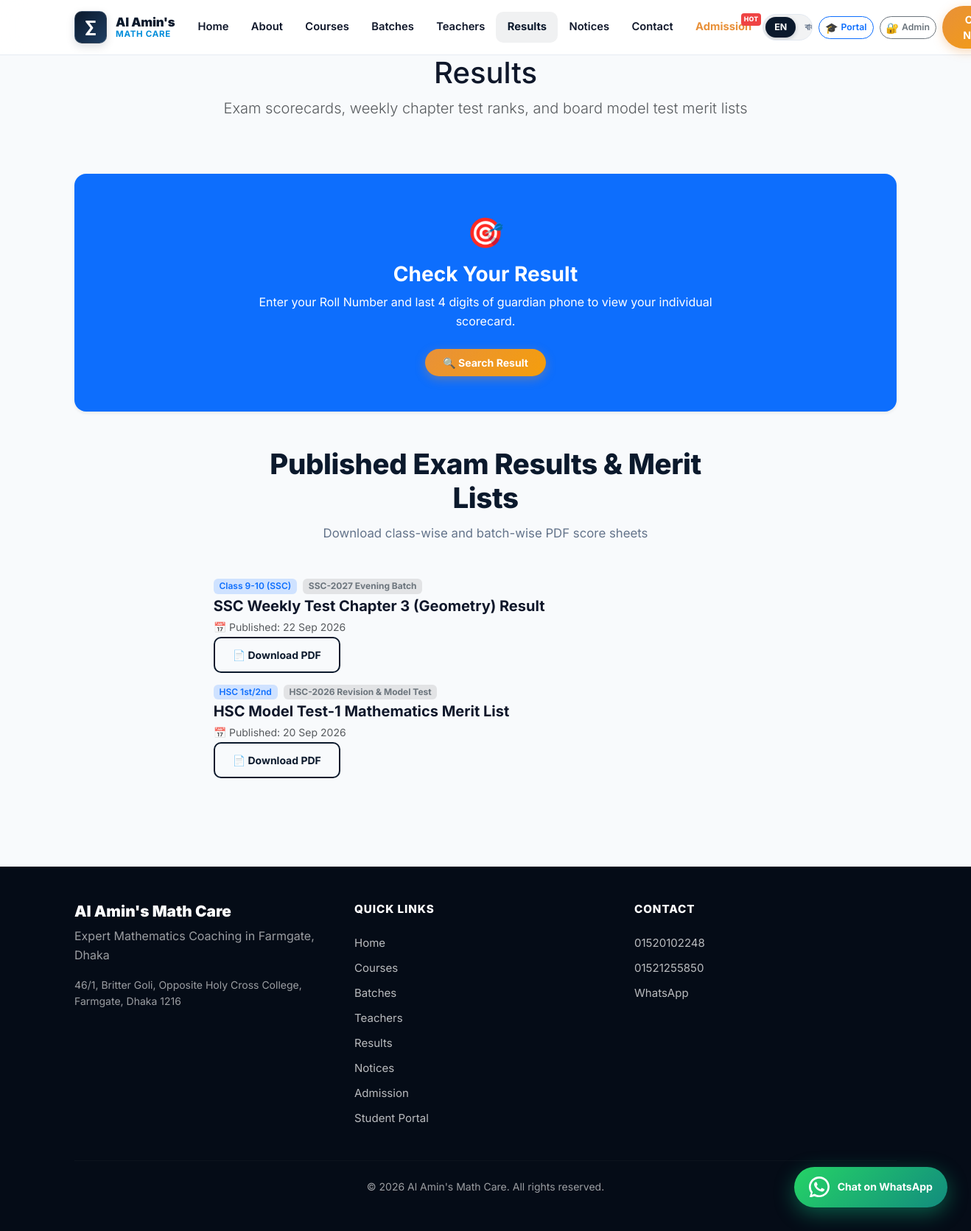
The app's page /results.php with its own data.
### tables this page shows
CREATE TABLE IF NOT EXISTS `results` (
  `id` INT UNSIGNED AUTO_INCREMENT PRIMARY KEY,
  `exam_title_en` VARCHAR(255) NOT NULL,
  `exam_title_bn` VARCHAR(255) DEFAULT NULL,
  `batch_id` INT UNSIGNED NULL,
  `class_level` VARCHAR(50) NOT NULL,
  `file_path` VARCHAR(255) NOT NULL,
  `published_date` DATE NOT NULL,
  `is_deleted` TINYINT(1) DEFAULT 0,
  `created_at` TIMESTAMP DEFAULT CURRENT_TIMESTAMP,
  FOREIGN KEY (`batch_id`) REFERENCES `batches`(`id`) ON DELETE SET NULL
);

CREATE TABLE IF NOT EXISTS `batches` (
  `id` INT UNSIGNED AUTO_INCREMENT PRIMARY KEY,
  `course_id` INT UNSIGNED NOT NULL,
  `branch_id` INT UNSIGNED NOT NULL,
  `teacher_id` INT UNSIGNED NOT NULL,
  `batch_name` VARCHAR(100) NOT NULL,
  `batch_name_bn` VARCHAR(100) DEFAULT NULL,
  `class_days` VARCHAR(100) NOT NULL,
  `start_time` TIME NOT NULL,
  `end_time` TIME NOT NULL,
  `start_date` DATE NOT NULL,
  `total_seats` SMALLINT UNSIGNED NOT NULL DEFAULT 30,
  `available_seats` SMALLINT UNSIGNED NOT NULL DEFAULT 30,
  `admission_status` ENUM('open', 'full', 'closed') DEFAULT 'open',
  `status` ENUM('upcoming', 'running', 'completed') DEFAULT 'upcoming',
  `is_deleted` TINYINT(1) DEFAULT 0,
  `created_at` TIMESTAMP DEFAULT CURRENT_TIMESTAMP,
  FOREIGN KEY (`course_id`) REFERENCES `courses`(`id`) ON DELETE CASCADE,
  FOREIGN KEY (`branch_id`) REFERENCES `branches`(`id`) ON DELETE CASCADE,
  FOREIGN KEY (`teacher_id`) REFERENCES `teachers`(`id`) ON DELETE RESTRICT
);

### includes/i18n.php (called while the page is built, shortened)
<?php
function app_config(): array
{
    static $config = null;
    if ($config === null) {
        $config = require __DIR__ . '/../config/app.php';
    }
    return $config;
}
function current_locale(): string
{
    $config = app_config();
    $locale = $_GET['lang'] ?? $_COOKIE['site_lang'] ?? $_COOKIE['locale'] ?? $config['default_locale'];
    return $locale;
}
function load_translations(string $locale): array
{
    $file = __DIR__ . '/../lang/' . $locale . '.php';
    return require $file;
}
function init_i18n(): void
{
    $config = app_config();
    $locale = current_locale();
    $translations = load_translations($locale);
}
function __(string $key, array $replace = []): string
{
    global $translations, $locale;
    $text = $translations[$key] ?? $key;
    foreach ($replace as $search => $value) {
        $text = str_replace(':' . $search, (string) $value, $text);
    }
    return $text;
}
function base_url(string $path = ''): string
{
    $base = rtrim(app_config()['base_url'] ?? '', '/');
    $path = ltrim($path, '/');
    return $base . ($path !== '' ? '/' . $path : '');
}
function get_current_lang(): string
{
    global $locale;
    return $locale ?? 'en';
}
function content(?array $row, string $field): string
{
    $current = get_current_lang();
    $localizedField = "{$field}_{$current}";
    if (!empty($row[$localizedField])) {
        return (string) $row[$localizedField];
    }
    return (string) ($row[$field] ?? '');
}

### includes/helpers.php (called while the page is built, shortened)
<?php
function e(?string $value): string
{
    return htmlspecialchars($value ?? '', ENT_QUOTES | ENT_SUBSTITUTE, 'UTF-8');
}
function format_date(string $date, string $format = 'd M Y'): string
{
    $ts = strtotime($date);
    return $ts !== false ? date($format, $ts) : $date;
}
function config_tagline(): string
{
    $locale = function_exists('get_current_lang') ? get_current_lang() : 'en';
    $config = app_config();
    return $locale === 'bn' ? $config['site_tagline_bn'] : $config['site_tagline_en'];
}

### results.php (the view, shortened to what this page needs)
<?php
require_once __DIR__ . '/includes/db.php';
require_once __DIR__ . '/includes/i18n.php';
require_once __DIR__ . '/includes/helpers.php';
try {
    $pdo = db();
    $results = $pdo->query('
        SELECT r.*, b.batch_name, b.batch_name_bn
        FROM results r
        LEFT JOIN batches b ON r.batch_id = b.id
        WHERE r.is_deleted = 0
        ORDER BY r.published_date DESC
    ')->fetchAll();
} catch (Throwable $e) {
    $results = [];
}
require __DIR__ . '/includes/header.php';
?>
<section class="page-hero">
    <div class="container text-center">
        <h1><?= e(__('nav_results')) ?></h1>
        <p class="text-muted mb-0 lead">
            <?= $locale === 'bn' ? 'সাপ্তাহিক ও মাসিক পরীক্ষার ফলাফল এবং বোর্ড স্ট্যান্ডার্ড মূল্যায়ন শিট' : 'Exam scorecards, weekly chapter test ranks, and board model test merit lists' ?>
        </p>
    </div>
</section>
<section class="section">
    <div class="container">
        <div class="card border-0 shadow-sm rounded-4 p-4 p-md-5 mb-5 bg-primary text-white text-center">
            <div class="max-w-600 mx-auto" style="max-width: 650px;">
                <span class="fs-1">🎯</span>
                <h2 class="h3 fw-bold mt-2 mb-2"><?= e(__('results_lookup_title')) ?></h2>
                <p class="opacity-90 mb-4">
                    <?= $locale === 'bn' ? 'আপনার রোল নম্বর ও অভিভাবকের মোবাইল নম্বরের শেষ ৪ ডিজিট দিয়ে তাৎক্ষণিক ব্যক্তিগত মার্কশিট দেখুন।' : 'Enter your Roll Number and last 4 digits of guardian phone to view your individual scorecard.' ?>
                </p>
                <a href="<?= e(base_url('results-lookup.php')) ?>" class="btn btn-cta btn-lg px-4 fw-bold">
                    🔍 <?= e(__('results_search_btn')) ?>
                </a>
            </div>
        </div>
        <div class="section-header">
            <h2><?= $locale === 'bn' ? 'প্রকাশিত মেধা তালিকা ও রেজাল্ট শিট' : 'Published Exam Results & Merit Lists' ?></h2>
            <p><?= $locale === 'bn' ? 'ক্লাস ও ব্যাচ অনুযায়ী পিডিএফ রেজাল্ট শিট ডাউনলোড করুন' : 'Download class-wise and batch-wise PDF score sheets' ?></p>
        </div>
        <div class="row g-3 justify-content-center">
            <?php if (empty($results)): ?>
            <div class="col-12 text-center py-5">
                <p class="text-muted fs-5"><?= $locale === 'bn' ? 'বর্তমানে কোনো ফলাফল শিট প্রকাশিত হয়নি।' : 'No published result sheets available at the moment.' ?></p>
            </div>
            <?php else: ?>
            <?php foreach ($results as $res):
                $resTitle = content($res, 'exam_title');
                $bName = $locale === 'bn' && !empty($res['batch_name_bn']) ? $res['batch_name_bn'] : ($res['batch_name'] ?? '');
            ?>
            <div class="col-md-8">
                <div class="result-card">
                    <div>
                        <div class="d-flex align-items-center gap-2 mb-1">
                            <span class="badge bg-primary-subtle text-primary fw-semibold small"><?= e($res['class_level']) ?></span>
                            <?php if (!empty($bName)): ?>
                                <span class="badge bg-secondary-subtle text-secondary small"><?= e($bName) ?></span>
                            <?php endif; ?>
                        </div>
                        <h3 class="h5 fw-bold mb-1"><?= e($resTitle) ?></h3>
                        <span class="text-muted small">📅 <?= $locale === 'bn' ? 'প্রকাশের তারিখ' : 'Published' ?>: <?= e(format_date($res['published_date'])) ?></span>
                    </div>
                    <div>
                        <a class="btn btn-outline-custom btn-sm" href="<?= e(base_url($res['file_path'])) ?>" target="_blank" rel="noopener">
                            📄 <?= e(__('btn_download')) ?> PDF
                        </a>
                    </div>
                </div>
            </div>
            <?php endforeach; ?>
            <?php endif; ?>
        </div>
    </div>
</section>
<?php require __DIR__ . '/includes/footer.php'; ?>

### assets/css/main.css (style rules this page uses)
:root { --primary: #0b192c; --primary-dark: #050c17; --primary-light: #1e3e62; --primary-surface: #f0f4f9; --accent-cyan: #008dda; --accent-cyan-light: #41b06e; --accent-cyan-glow: rgba(0, 141, 218, 0.25); --accent-gold: #f59e0b; --accent-amber: #e8913a; --accent-hover: #d97706; --success: #10b981; --success-bg: #ecfdf5; --success-border: #a7f3d0; --success-text: #065f46; --urgent: #ef4444; --urgent-bg: #fef2f2; --urgent-border: #fecaca; --urgent-text: #991b1b; --bg: #f8fafc; --surface: #ffffff; --surface-glass: rgba(255, 255, 255, 0.85); --surface-glass-dark: rgba(11, 25, 44, 0.78); --border: #e2e8f0; --border-glass: rgba(255, 255, 255, 0.25); --border-hover: rgba(0, 141, 218, 0.35); --text: #0f172a; --text-muted: #64748b; --text-soft: #94a3b8; --shadow-sm: 0 2px 4px rgba(11, 25, 44, 0.04); --shadow-md: 0 6px 16px -2px rgba(11, 25, 44, 0.07), 0 2px 6px -1px rgba(11, 25, 44, 0.04); --shadow-lg: 0 14px 28px -4px rgba(11, 25, 44, 0.09), 0 8px 12px -3px rgba(11, 25, 44, 0.05); --shadow-hover: 0 22px 38px -6px rgba(11, 25, 44, 0.14), 0 12px 18px -4px rgba(0, 141, 218, 0.08); --shadow-glow-cyan: 0 0 25px rgba(0, 141, 218, 0.35); --shadow-glow-whatsapp: 0 8px 28px rgba(16, 185, 129, 0.45); --radius-sm: 10px; --radius-md: 16px; --radius-lg: 24px; --radius-pill: 9999px; --font-en: 'Inter', system-ui, -apple-system, sans-serif; --font-bn: 'Noto Sans Bengali', 'Inter', system-ui, sans-serif; --font: var(--font-en); }
*, *::before, *::after { box-sizing: border-box; }
html { scroll-behavior: smooth; -webkit-text-size-adjust: 100%; }
body { font-family: var(--font); color: var(--text); background-color: var(--bg); line-height: 1.62; padding-bottom: 84px; margin: 0; overflow-x: hidden; -webkit-font-smoothing: antialiased; -moz-osx-font-smoothing: grayscale; }
@media (min-width: 992px) { body { padding-bottom: 0; } }
a { color: var(--accent-cyan); text-decoration: none; transition: color 0.2s ease; }
.btn-cta { background: linear-gradient(135deg, var(--accent-amber), #f59e0b); color: #ffffff !important; border: none; font-weight: 700; font-size: 0.88rem; border-radius: var(--radius-pill); padding: 0.5rem 1.25rem; box-shadow: 0 4px 14px rgba(232, 145, 58, 0.35); transition: all 0.25s ease; }
.btn-outline-custom { border: 2px solid var(--primary); color: var(--primary); font-weight: 700; border-radius: var(--radius-sm); padding: 0.75rem 1.5rem; background: transparent; transition: all 0.25s ease; display: inline-flex; align-items: center; justify-content: center; gap: 0.5rem; }
.section { padding: 4.5rem 0; }
.section-header { text-align: center; max-width: 680px; margin: 0 auto 3rem; }
.section-header h2 { font-size: clamp(1.8rem, 3.2vw, 2.4rem); font-weight: 800; color: var(--primary); margin-bottom: 0.75rem; letter-spacing: -0.01em; }
.section-header p { color: var(--text-muted); font-size: 1.05rem; margin: 0; }

### records on screen
results: class_level "Class 9-10 (SSC)", batch.batch_name "SSC-2027 Evening Batch", exam_title_en "SSC Weekly Test Chapter 3 (Geometry) Result", published_date "22 Sep 2026"
results: class_level "HSC 1st/2nd", batch.batch_name "HSC-2026 Revision & Model Test", exam_title_en "HSC Model Test-1 Mathematics Merit List", published_date "20 Sep 2026"

### other values on screen
__('nav_home') "Home"
__('nav_about') "About"
__('nav_courses') "Courses"
__('nav_batches') "Batches"
__('nav_teachers') "Teachers"
__('nav_results') "Results"
__('nav_notices') "Notices"
__('nav_contact') "Contact"
__('nav_admission') "Admission"
__('results_lookup_title') "Check Your Result"
__('results_search_btn') "Search Result"
__('btn_whatsapp') "Chat on WhatsApp"
$config['site_name'] "Al Amin's Math Care"
__('footer_tagline') "Expert Mathematics Coaching in Farmgate, Dhaka"
config_address() "46/1, Britter Goli, Opposite Holy Cross College, Farmgate, Dhaka 1216"
